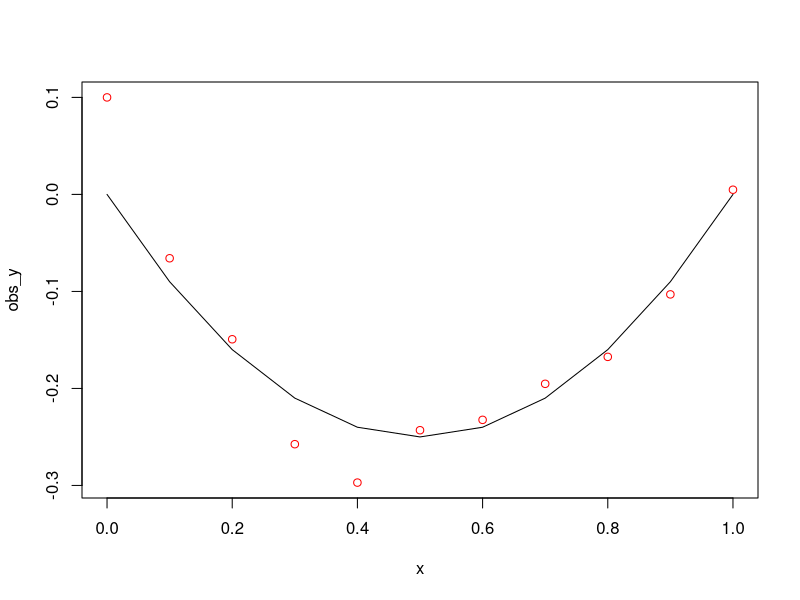
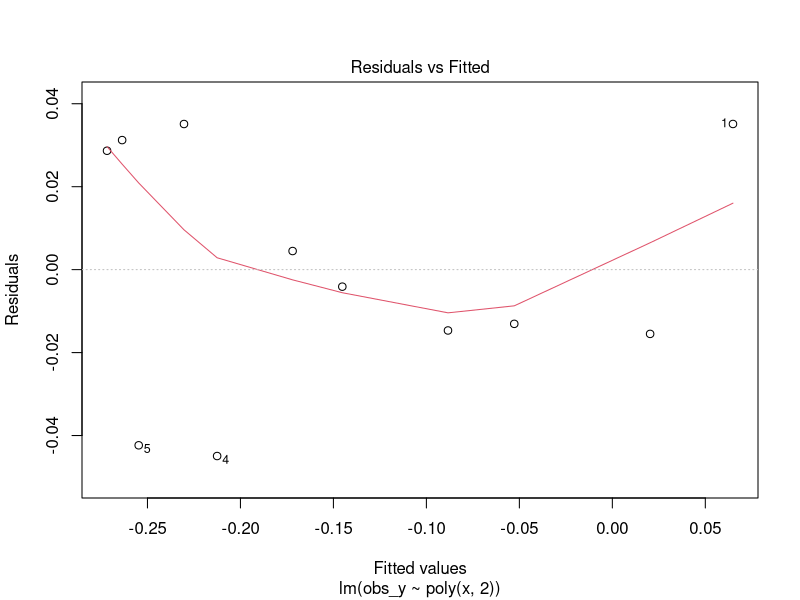
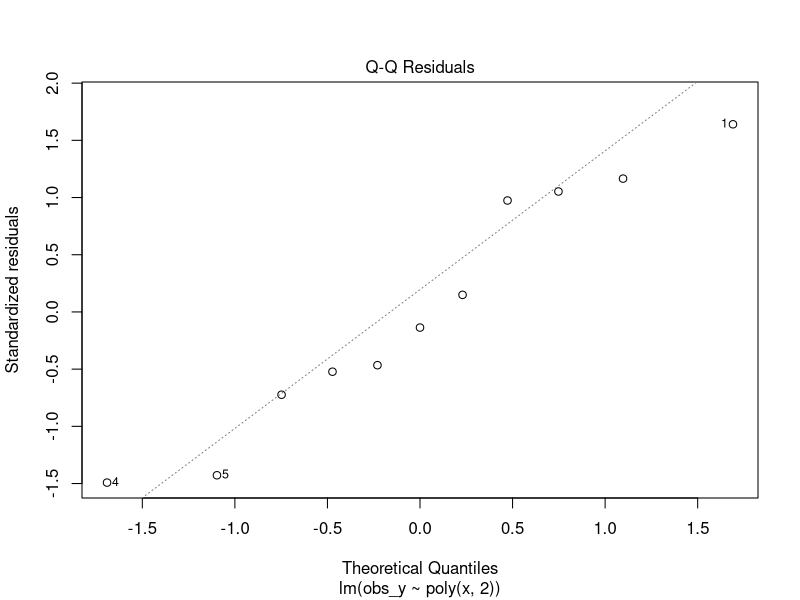
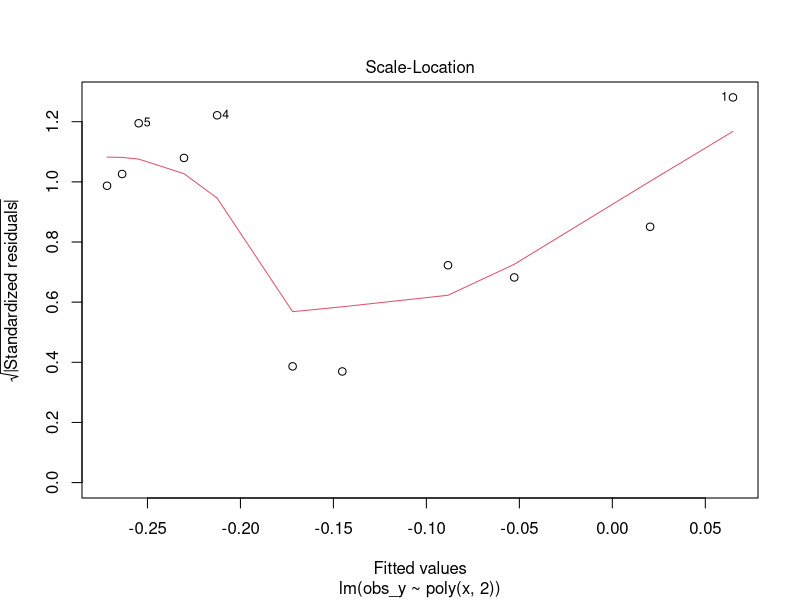
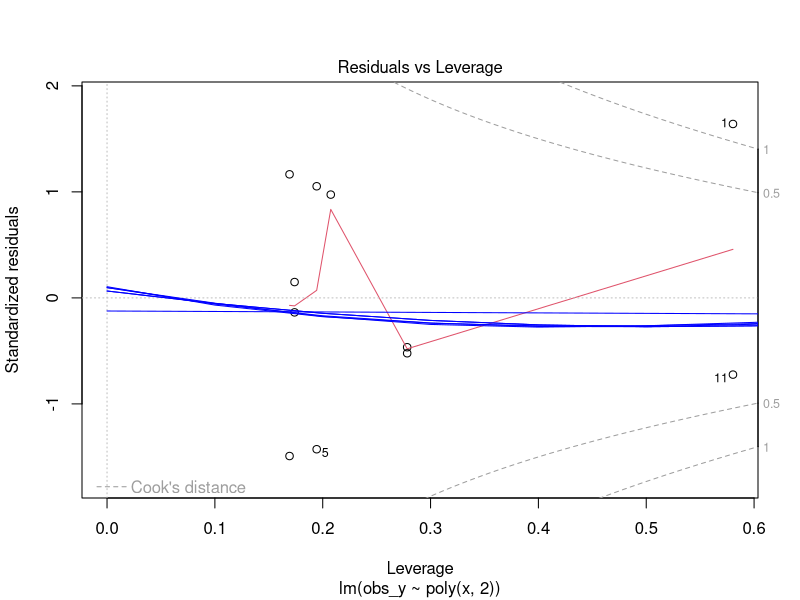
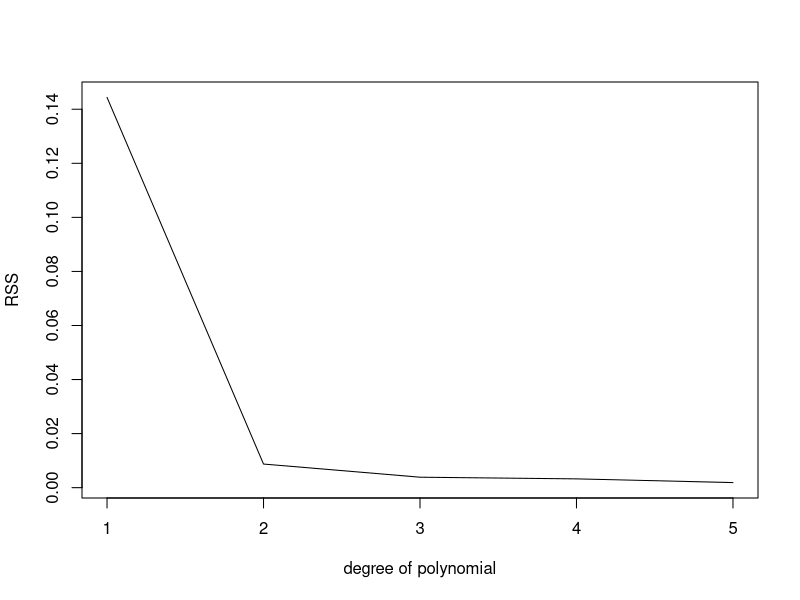

Write the R code that produced these figures, in order.
x = seq(0,1,.1)
error = rnorm(length(x),0,.05)
true_y = x*(x-1)
obs_y = true_y + error

plot(x,obs_y, col = 'red')
lines(x,true_y,type = 'l')

model = lm(obs_y~poly(x,2))
summary(model)
plot(model)
lines(x,model$fitted.values,type = 'l', col='blue')
RSE = (sum(model$residuals^2)/(length(x)-2) )^.5
RSS = sum(model$residuals^2)

?c()

RSS=c()
for (i in c(1:5)) {
  model = lm(obs_y~poly(x,i))
  lines(x,model$fitted.values,type = 'l', col='blue')
  RSS = c(RSS,sum(model$residuals^2))
}       
RSS

plot(c(1:5),RSS,type = 'l',xlab="degree of polynomial")

shapiro.test(model$residuals)
